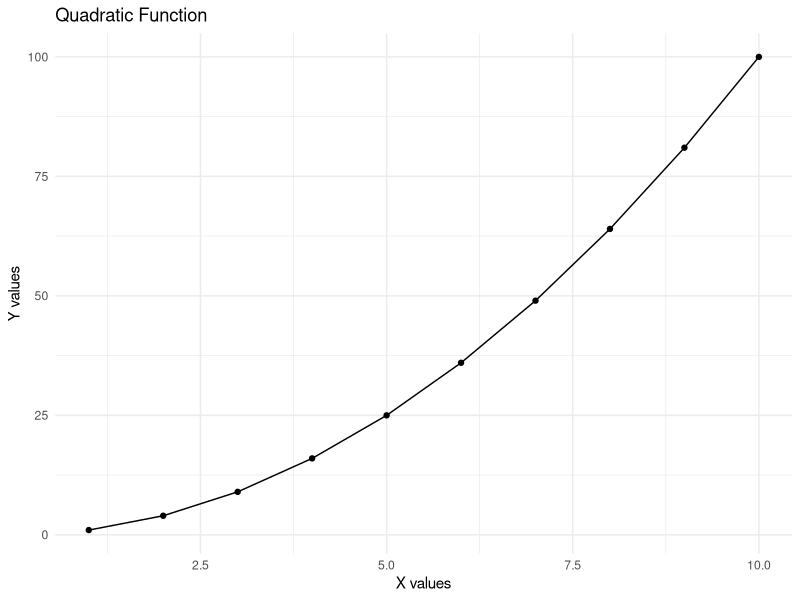

Reproduce this figure in R.
## ---- chunk 1
#| label: fig-r-plot
#| fig-cap: "Basic R Plot"
library(ggplot2)

data <- data.frame(
  x = 1:10,
  y = (1:10)^2
)

ggplot(data, aes(x = x, y = y)) +
  geom_line() +
  geom_point() +
  theme_minimal() +
  labs(title = "Quadratic Function",
       x = "X values",
       y = "Y values")
